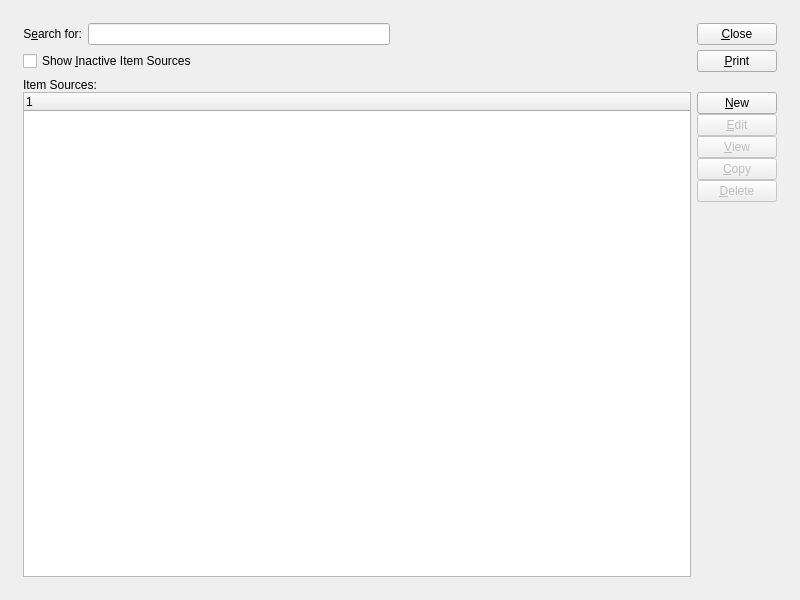
<?xml version="1.0" encoding="UTF-8"?>
<ui version="4.0">
 <comment>This file is part of the xTuple ERP: PostBooks Edition, a free and
open source Enterprise Resource Planning software suite,
Copyright (c) 1999-2019 by OpenMFG LLC, d/b/a xTuple.
It is licensed to you under the Common Public Attribution License
version 1.0, the full text of which (including xTuple-specific Exhibits)
is available at www.xtuple.com/CPAL.  By using this software, you agree
to be bound by its terms.</comment>
 <class>itemSources</class>
 <widget class="QWidget" name="itemSources">
  <property name="geometry">
   <rect>
    <x>0</x>
    <y>0</y>
    <width>800</width>
    <height>600</height>
   </rect>
  </property>
  <property name="windowTitle">
   <string>List Item Sources</string>
  </property>
  <layout class="QGridLayout">
   <item row="0" column="0">
    <layout class="QGridLayout">
     <property name="margin">
      <number>12</number>
     </property>
     <item row="0" column="0">
      <layout class="QHBoxLayout">
       <item>
        <widget class="QLabel" name="_searchForLit">
         <property name="text">
          <string>S&amp;earch for:</string>
         </property>
         <property name="alignment">
          <set>Qt::AlignRight|Qt::AlignTrailing|Qt::AlignVCenter</set>
         </property>
         <property name="buddy">
          <cstring>_searchFor</cstring>
         </property>
        </widget>
       </item>
       <item>
        <widget class="XLineEdit" name="_searchFor"/>
       </item>
       <item>
        <spacer>
         <property name="orientation">
          <enum>Qt::Horizontal</enum>
         </property>
         <property name="sizeHint" stdset="0">
          <size>
           <width>40</width>
           <height>20</height>
          </size>
         </property>
        </spacer>
       </item>
      </layout>
     </item>
     <item row="0" column="1" rowspan="2">
      <layout class="QVBoxLayout">
       <property name="spacing">
        <number>5</number>
       </property>
       <item>
        <widget class="QPushButton" name="_close">
         <property name="text">
          <string>&amp;Close</string>
         </property>
        </widget>
       </item>
       <item>
        <widget class="QPushButton" name="_print">
         <property name="text">
          <string>&amp;Print</string>
         </property>
        </widget>
       </item>
      </layout>
     </item>
     <item row="1" column="0">
      <layout class="QHBoxLayout">
       <item>
        <widget class="XCheckBox" name="_showInactive">
         <property name="text">
          <string>Show &amp;Inactive Item Sources</string>
         </property>
        </widget>
       </item>
       <item>
        <spacer>
         <property name="orientation">
          <enum>Qt::Horizontal</enum>
         </property>
         <property name="sizeHint" stdset="0">
          <size>
           <width>40</width>
           <height>20</height>
          </size>
         </property>
        </spacer>
       </item>
      </layout>
     </item>
     <item row="2" column="0" colspan="2">
      <widget class="QFrame" name="_frame">
       <property name="sizePolicy">
        <sizepolicy hsizetype="Preferred" vsizetype="Preferred">
         <horstretch>0</horstretch>
         <verstretch>1</verstretch>
        </sizepolicy>
       </property>
       <property name="frameShape">
        <enum>QFrame::NoFrame</enum>
       </property>
       <property name="frameShadow">
        <enum>QFrame::Raised</enum>
       </property>
       <layout class="QGridLayout">
        <property name="margin">
         <number>0</number>
        </property>
        <item row="0" column="0">
         <layout class="QVBoxLayout">
          <property name="spacing">
           <number>0</number>
          </property>
          <item>
           <widget class="QLabel" name="lblItemSourcesLit">
            <property name="text">
             <string>Item Sources:</string>
            </property>
           </widget>
          </item>
          <item>
           <layout class="QHBoxLayout">
            <item>
             <widget class="XTreeWidget" name="_itemsrc">
              <property name="sizePolicy">
               <sizepolicy hsizetype="Expanding" vsizetype="Expanding">
                <horstretch>0</horstretch>
                <verstretch>0</verstretch>
               </sizepolicy>
              </property>
             </widget>
            </item>
            <item>
             <layout class="QVBoxLayout">
              <property name="spacing">
               <number>0</number>
              </property>
              <item>
               <widget class="QPushButton" name="_new">
                <property name="text">
                 <string>&amp;New</string>
                </property>
               </widget>
              </item>
              <item>
               <widget class="QPushButton" name="_edit">
                <property name="enabled">
                 <bool>false</bool>
                </property>
                <property name="text">
                 <string>&amp;Edit</string>
                </property>
               </widget>
              </item>
              <item>
               <widget class="QPushButton" name="_view">
                <property name="enabled">
                 <bool>false</bool>
                </property>
                <property name="text">
                 <string>&amp;View</string>
                </property>
               </widget>
              </item>
              <item>
               <widget class="QPushButton" name="_copy">
                <property name="enabled">
                 <bool>false</bool>
                </property>
                <property name="text">
                 <string>&amp;Copy</string>
                </property>
               </widget>
              </item>
              <item>
               <widget class="QPushButton" name="_delete">
                <property name="enabled">
                 <bool>false</bool>
                </property>
                <property name="text">
                 <string>&amp;Delete</string>
                </property>
               </widget>
              </item>
              <item>
               <spacer>
                <property name="orientation">
                 <enum>Qt::Vertical</enum>
                </property>
                <property name="sizeType">
                 <enum>QSizePolicy::Expanding</enum>
                </property>
                <property name="sizeHint" stdset="0">
                 <size>
                  <width>20</width>
                  <height>20</height>
                 </size>
                </property>
               </spacer>
              </item>
             </layout>
            </item>
           </layout>
          </item>
         </layout>
        </item>
       </layout>
      </widget>
     </item>
    </layout>
   </item>
  </layout>
 </widget>
 <layoutdefault spacing="6" margin="11"/>
 <customwidgets>
  <customwidget>
   <class>XCheckBox</class>
   <extends>QCheckBox</extends>
   <header>xcheckbox.h</header>
  </customwidget>
  <customwidget>
   <class>XLineEdit</class>
   <extends>QLineEdit</extends>
   <header>xlineedit.h</header>
   <container>1</container>
  </customwidget>
  <customwidget>
   <class>XTreeWidget</class>
   <extends>QTreeWidget</extends>
   <header>xtreewidget.h</header>
   <container>1</container>
  </customwidget>
 </customwidgets>
 <tabstops>
  <tabstop>_searchFor</tabstop>
  <tabstop>_showInactive</tabstop>
  <tabstop>_new</tabstop>
  <tabstop>_edit</tabstop>
  <tabstop>_view</tabstop>
  <tabstop>_delete</tabstop>
  <tabstop>_close</tabstop>
  <tabstop>_print</tabstop>
  <tabstop>_itemsrc</tabstop>
 </tabstops>
 <resources/>
 <connections>
  <connection>
   <sender>_close</sender>
   <signal>clicked()</signal>
   <receiver>itemSources</receiver>
   <slot>close()</slot>
   <hints>
    <hint type="sourcelabel">
     <x>719</x>
     <y>45</y>
    </hint>
    <hint type="destinationlabel">
     <x>20</x>
     <y>20</y>
    </hint>
   </hints>
  </connection>
  <connection>
   <sender>_itemsrc</sender>
   <signal>valid(bool)</signal>
   <receiver>_view</receiver>
   <slot>setEnabled(bool)</slot>
   <hints>
    <hint type="sourcelabel">
     <x>46</x>
     <y>135</y>
    </hint>
    <hint type="destinationlabel">
     <x>712</x>
     <y>183</y>
    </hint>
   </hints>
  </connection>
 </connections>
</ui>
